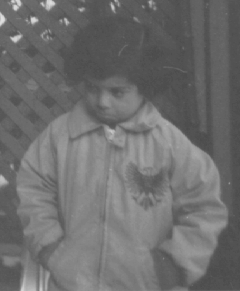
%> input picture pout.tif, 240 x 291 px
$ octave tugas_tm03.m   (GNU Octave 9; MATLAB toolbox functions it lacks are replaced by stand-ins)
%> lines starting %> are read from the running program, lines starting %| are printed output that depends on the picture
I = imread('pout.tif');
%> I is the input picture: size 291x240 uint8; min 74, max 224, mean 110.3

a = double(min(I(:)));
%> a = 74
b = double(max(I(:)));
%> b = 224

c = 5;
d = 255;

x = 0:255;
y = ((x - a) / (b - a)) * (d - c) + c;
%> y = 256 values from -118.3 to 306.7

T = uint8(round(y));
%> T = 256 values from 0 to 255
I2 = T(double(I) + 1);
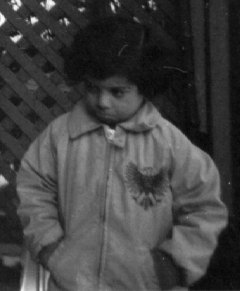
%> I2: size 291x240 uint8; min 5, max 255, mean 65.5

figure;

subplot(1,2,1);
imshow(I);
title('Citra Input');

subplot(1,2,2);
imshow(I2);
title('Citra Hasil Contrast Stretching');

figure;

subplot(1,2,1);
histogram(I(:), 'BinEdges', -0.5:255.5);
title('Histogram Citra Input');
xlabel('Intensitas');
ylabel('Frekuensi');
xlim([0 255]);

subplot(1,2,2);
histogram(I2(:), 'BinEdges', -0.5:255.5);
title('Histogram Citra Hasil Contrast Stretching');
xlabel('Intensitas');
ylabel('Frekuensi');
xlim([0 255]);
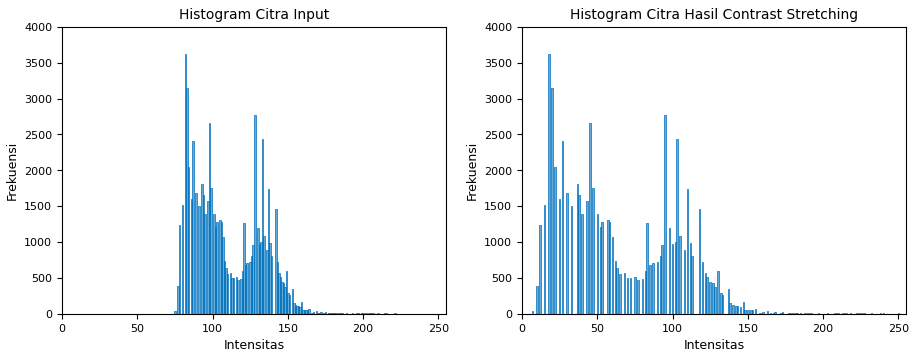
%> figure redrawn from the program's plot data, 2 panels; panel 1: tallest bar 3628 high, from x = 81.5 to 82.5; panel 2: tallest bar 3628 high, from x = 17.5 to 18.5
